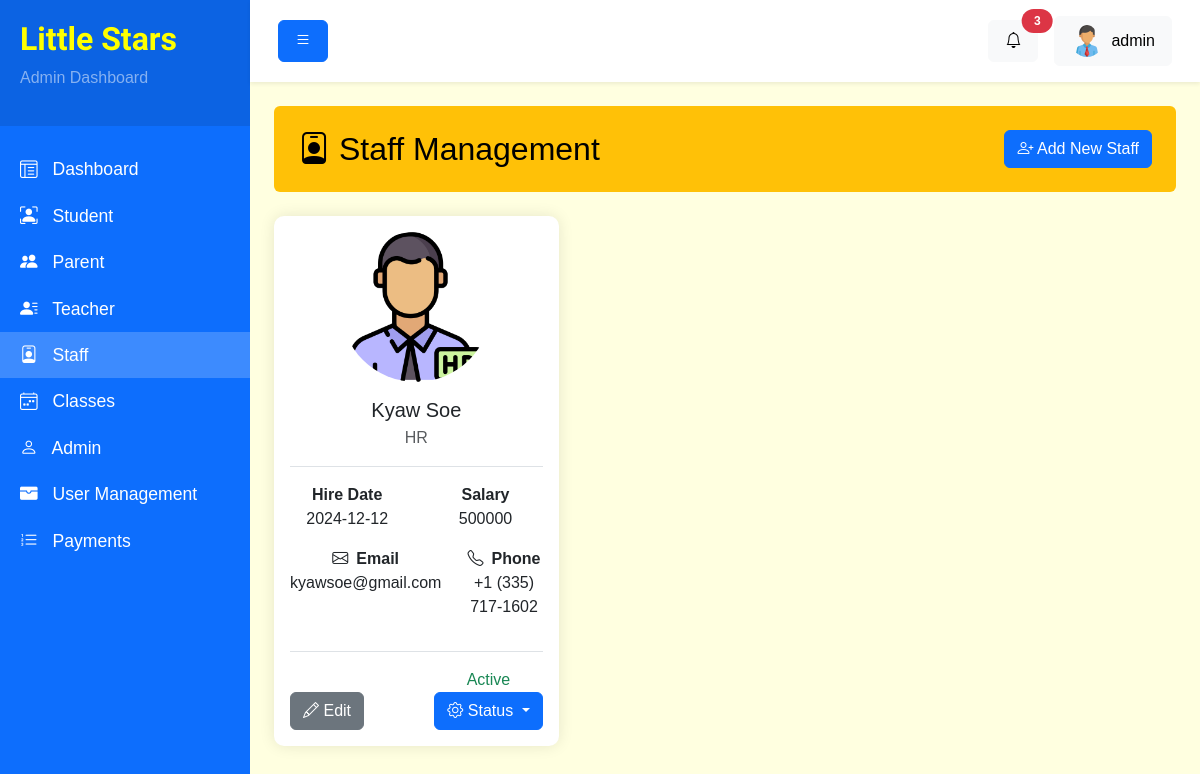
Before: /backend/staff.php (signed in) with the older database file.
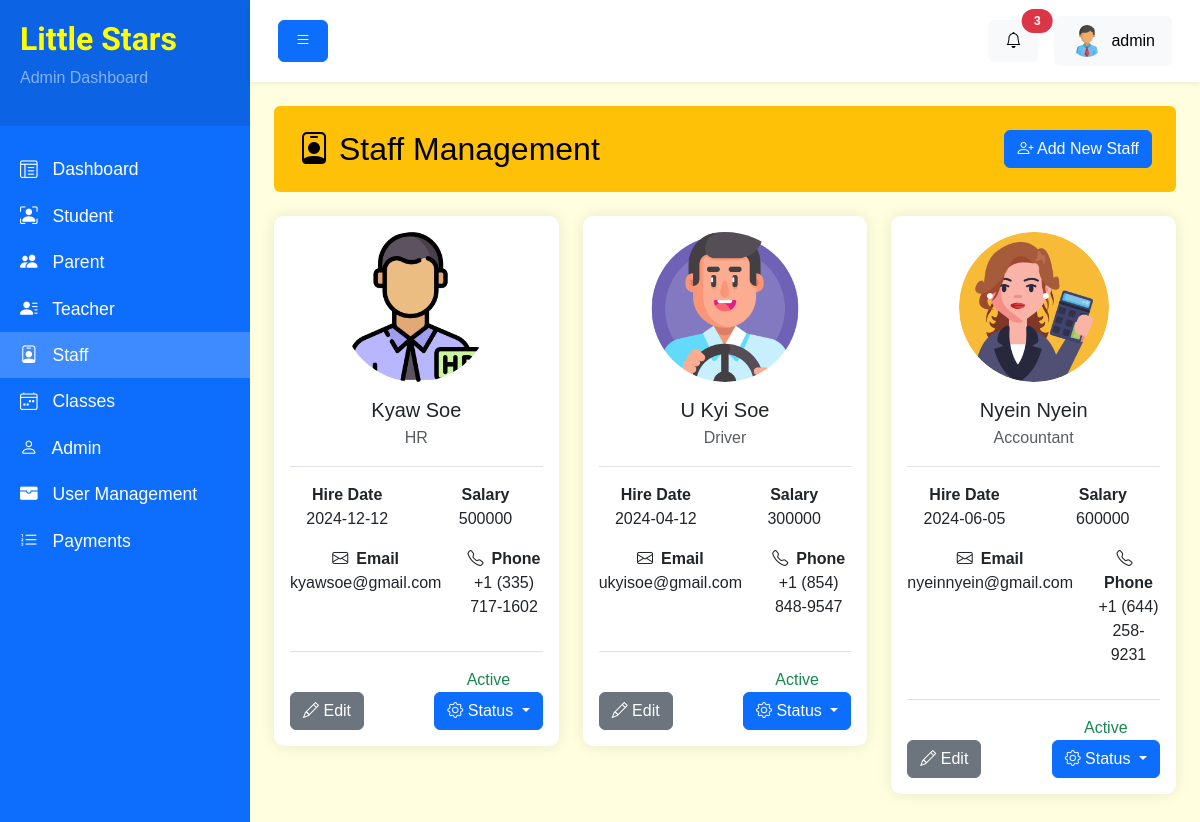
After: the same page with the newer database file.
### tables this page shows
CREATE TABLE `Staff` (
  `staff_id` int NOT NULL,
  `user_id` int NOT NULL,
  `name` varchar(50) NOT NULL,
  `photo` varchar(255) DEFAULT NULL,
  `phone` varchar(50) NOT NULL,
  `staff_role` enum('HR','Accountant','Driver','Cleaner') NOT NULL,
  `hire_date` date NOT NULL,
  `salary` int NOT NULL,
  `address` text
);

CREATE TABLE `Users` (
  `user_id` int NOT NULL,
  `email` varchar(100) NOT NULL,
  `password` varchar(255) NOT NULL,
  `role` enum('Teacher','Staff','Parent','Admin') NOT NULL,
  `status` enum('active','suspend','pending') NOT NULL DEFAULT 'active',
  `created_at` timestamp NULL DEFAULT CURRENT_TIMESTAMP,
  `updated_at` timestamp NOT NULL DEFAULT CURRENT_TIMESTAMP
);

### backend/components/staff/cards.php (the view, shortened to what this page needs)
<div class="row">
    <?php
    $get_staff_list_query = "SELECT * FROM Staff LEFT JOIN Users ON Staff.user_id = Users.user_id WHERE Users.status = 1";
    $statement = $pdo->prepare($get_staff_list_query);
    $statement->execute();
    $staffs = [];
    while($staff = $statement->fetch(PDO::FETCH_ASSOC)) {
        $staffs[] = $staff;
    }
    ?>
    <?php if(count($staffs) > 0) : ?>
        <?php foreach($staffs as $staff) : ?>
            <div class="col-lg-4 mb-4">
                <div class="card">
                    <div class="card-body">
                        <div class="text-center mb-3">
                            <img src="<?= $staff['photo'] ? 'uploads/' . $staff['photo'] : 'https://placehold.co/150' ?>" class="rounded-circle" style="max-width: 150px; height: auto" alt="Teacher">
                            <h5 class="mt-3 mb-1"><?= $staff['name'] ?></h5>
                            <p class="text-muted"><?= $staff['staff_role'] ?></p>
                        </div>
                        <div class="border-top pt-3">
                            <div class="row text-center">
                                <div class="col">
                                    <b>Hire Date</b>
                                    <p><?= $staff['hire_date'] ?></p>
                                </div>
                                <div class="col">
                                    <b>Salary</b>
                                    <p><?= $staff['salary'] ?></p>
                                </div>
                            </div>
                        </div>
                        <div class="border-bottom pb-3">
                            <div class="row text-center">
                                <div class="col">
                                    <b><i class="bi bi-envelope me-2"></i>Email</b>
                                    <p><?= $staff['email'] ?></p>
                                </div>
                                <div class="col">
                                    <b><i class="bi bi-telephone me-2"></i>Phone</b>
                                    <p><?= $staff['phone'] ?></p>
                                </div>
                            </div>
                        </div>
                        <div class="mt-3 d-flex justify-content-between align-items-end">
                        <a class="btn btn-secondary text-white text-decoration-none" href="staff-edit.php?id=<?= $staff['staff_id'] ?>"><i class="bi bi-pencil text-white"></i>  Edit</a>
                            <div class="text-center">
                                <?php if($staff['status'] == 'active') : ?>
                                    <span class="text-success">Active</span>
                                <?php elseif($staff['status'] == 'suspend') : ?>
                                    <span class="text-danger">Suspend</span>
                                <?php else : ?>
                                    <span class="text-warning">Pending</span>
                                <?php endif; ?>
                                <div class="dropdown d-block">
                                    <button class="btn btn-primary dropdown-toggle" type="button" data-bs-toggle="dropdown" aria-expanded="false">
                                        <i class="bi bi-gear"></i> Status
                                    </button>
                                </div>
                        </div>
                    </div>
                </div>
                                </div>
            </div>
        <?php endforeach; ?>
    <?php endif; ?>
</div>

### backend/layouts/header.php (shortened to what this page needs)
<!DOCTYPE html>
<html lang="en">
<head>
    <link rel="stylesheet" href="./css/bootstrap.min.css">
    <link rel="stylesheet" href="./css/bootstrap-icons.min.css">
    <link href="./css/style.css" rel="stylesheet">
</head>
<body>

### backend/staff.php (shortened to what this page needs)
<?php include '../database/db.php'; ?>
<?php include 'layouts/header.php'; ?>
    <div class="wrapper">
        <?php include 'components/sidebar.php'; ?>
        <div id="content">
            <?php include 'components/top-nav.php'; ?>
            <div class="container-fluid p-4">
                <div class="bg-warning text-black p-4 rounded  d-flex justify-content-between align-items-center mb-4">
                    <h2 class="mb-0"><i class="bi bi-person-badge"></i> Staff Management</h2>
                    <a href="staff-create.php" class="btn btn-primary">
                        <i class="bi bi-person-plus"></i> Add New Staff
                    </a>
                </div>
                <?php include 'components/staff/cards.php'; ?>
            </div>
        </div>
    </div>
<?php include 'layouts/footer.php'; ?>

### backend/components/sidebar.php
<?php
    $navItems = [
        ['name' => 'Dashboard', 'link'=> 'index.php', 'icon' => 'bi bi-layout-text-window-reverse'],
        ['name' => 'Student', 'link'=> 'students.php', 'icon' => 'bi bi-person-bounding-box'],
        ['name' => 'Parent', 'link'=> 'parents.php' , 'icon' => 'bi bi-people-fill'],
        ['name' => 'Teacher', 'link'=> 'teachers.php' , 'icon' => 'bi bi-person-lines-fill'],
        ['name' => 'Staff', 'link'=> 'staff.php' , 'icon' => 'bi bi-person-badge'],
        ['name' => 'Classes', 'link'=> 'classes.php' , 'icon' => 'bi bi-calendar4-week'],
        ['name' => 'Admin', 'link'=> 'admins.php' , 'icon' => 'bi bi-person'],
        ['name' => 'User Management', 'link'=> 'users.php' , 'icon' => 'bi bi-wallet-fill'],
        ['name' => 'Payments', 'link'=> 'payments.php' , 'icon' => 'bi bi-list-ol'],
    ];
    function activeClass($itemUrl): string {
        $itemUrl = '/backend/' . $itemUrl;
        if ($_SERVER['REQUEST_URI'] == $itemUrl) {
            return 'active';
        }
        return '';
    }
?>
  <nav id="sidebar" class="bg-primary">
      <div class="sidebar-header">
          <h2 class="logo-title text-white">Little Stars</h2>
          <p class="text-white-50">Admin Dashboard</p>
      </div>
      <ul class="list-unstyled components">
            <?php foreach ($navItems as $item ): ?>
                <li class="<?php echo activeClass($item['link']); ?>">
                    <a href="<?php echo '/backend/'.$item['link'] ?>" >
                    <i class="<?php echo $item['icon'] ?>"></i>
                    <?php echo $item['name'] ?>
                    </a>
                </li>
            <?php endforeach; ?>
      </ul>
  </nav>

### backend/components/top-nav.php (shortened to what this page needs)
<nav class="navbar navbar-expand-lg navbar-light bg-white shadow-sm">
    <div class="container-fluid">
        <button id="sidebarCollapseBtn"  type="button" class="btn btn-primary" onclick="activeSidebar()">
            <i class="bi bi-list"></i>
        </button>
        <div class="ms-auto d-flex align-items-center">
            <div class="dropdown me-3">
                <button class="btn btn-light position-relative" type="button" data-bs-toggle="dropdown">
                    <i class="bi bi-bell"></i>
                    <span
                        class="position-absolute top-0 start-100 translate-middle badge rounded-pill bg-danger">
                        3
                    </span>
                </button>
            </div>
            <div class="dropdown">
                <button class="btn btn-light d-flex align-items-center" type="button" data-bs-toggle="dropdown">
                    <img width="32px" height="32px" src="<?= $_SESSION['admin_user']['photo'] ? 'uploads/' . $_SESSION['admin_user']['photo'] : 'https://placehold.co/32' ?>" class="rounded-circle me-2" alt="Admin">
                    <span><?= $_SESSION['admin_user']['name'] ?></span>
                </button>
            </div>
        </div>
    </div>
</nav>

### backend/layouts/footer.php (shortened to what this page needs)
</body>
</html>

### backend/css/style.css (style rules this page uses)
body { background: #f8f9fa; font-family: "Arial", sans-serif; }
.wrapper { display: flex; width: 100%; }
#sidebar { min-width: 250px; max-width: 250px; min-height: 100vh; transition: all 0.3s; }
#sidebar .sidebar-header { padding: 20px; background: rgba(0, 0, 0, 0.1); }
#sidebar ul.components { padding: 20px 0; }
#sidebar ul li a { padding: 10px 20px; font-size: 1.1em; display: block; color: #fff; text-decoration: none; transition: all 0.3s; }
#sidebar ul li.active > a { background: rgba(255, 255, 255, 0.2); }
#sidebar ul li a i { margin-right: 10px; }
#content { width: 100%; min-height: 100vh; }
.card { border: none; border-radius: 10px; box-shadow: 0 0 15px rgba(0, 0, 0, 0.1); margin-bottom: 20px; }
.badge { padding: 0.5em 1em; }
.navbar { padding: 1rem; }
.navbar .btn { padding: 0.5rem 1rem; }
#sidebar { margin-left: 0; }

### backend/layouts/header.php (style rules this page uses)
body { background-color: lightyellow !important; }
h2.logo-title { color: yellow !important; font-weight:bold; font-family: 'Schoolbell', serif; }

Changed rows visible on the page:
added staff: photo (picture), name "U Kyi Soe", staff_role "Driver", hire_date "2024-04-12", salary "300000", user.email "ukyisoe@gmail.com", phone "+1 (854) 848-9547"
added staff: photo (picture), name "Nyein Nyein", staff_role "Accountant", hire_date "2024-06-05", salary "600000", user.email "nyeinnyein@gmail.com", phone "+1 (644) 258-9231"
